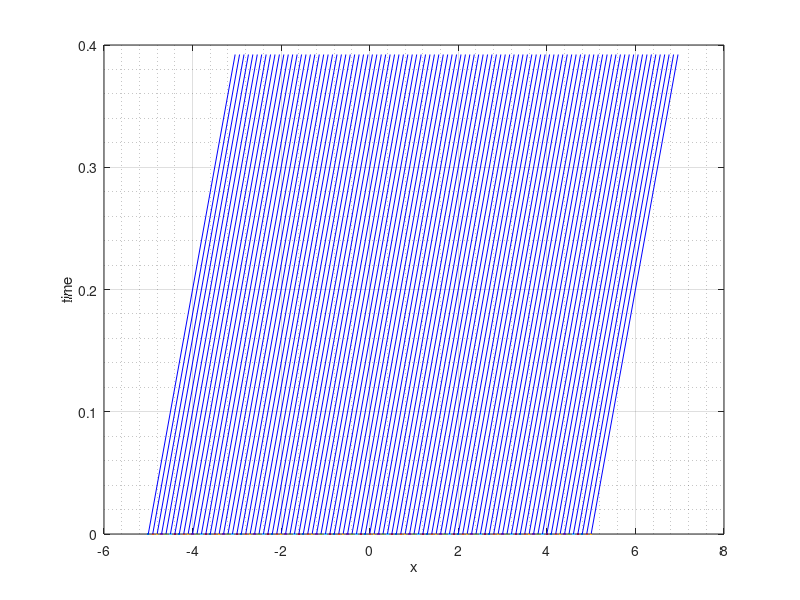
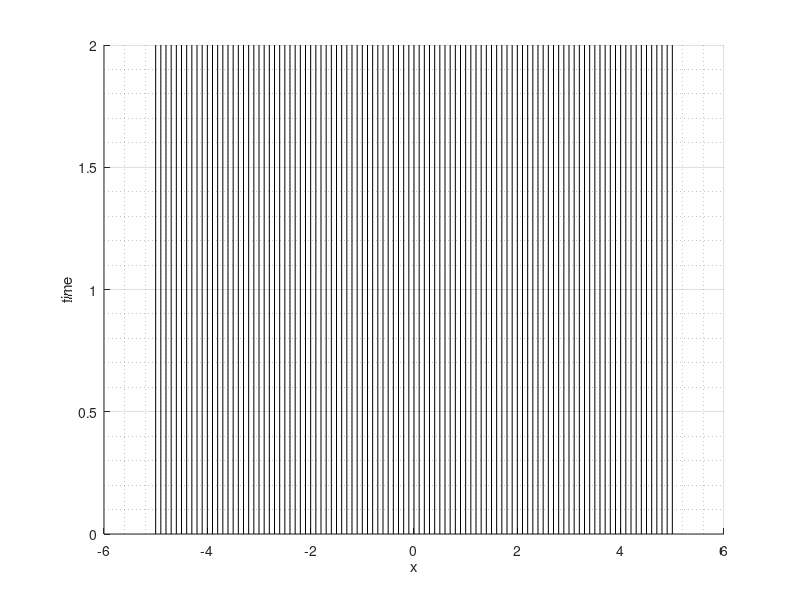

Reproduce these figures in MATLAB, in order. (Note: this script raises an error after producing the figures.)
% Program to calculate and plot slope and speed of sound transition with
% respect to time
% Function poly2string.m is required in order to print vector in polynomial
% form

clc;
clear all;
close all;
u=input('Enter co-eficient of polynomial = ');
%u=[0.5 0 0]
a=polyder(u);
NX=100;
x=-5:10/NX:5;
slope_a(NX+1)=0;
slope_u(NX+1)=0;
y(NX+1)=0;
for i=1:NX+1;
    if x(i)<-1
        y(i)=-1;
    end
    if x(i)>=-1 && x(i)<=1
        y(i)=1;
    end
    if x(i)>1
        y(i)=-1;
    end
 %   if(mod(i,NX/20)==0)
        for j=1:length(a)
            slope_a(i)=slope_a(i) + a(j)*y(i) ^ (length(a)-j);
        end
        for j=1:length(u)
            slope_u(i)=slope_u(i)+u(j)*y(i)^(length(u)-j);
        end
 %   end
end
figure('Name','slope of u');
plot(x,0);
xlabel('x');
ylabel('time');
grid on;
grid minor
for i=1:NX+1
%    if(mod(i,NX/20)==0)
        u_theta=atan(slope_u(i));
        if u_theta<0
            line([x(i) x(i)-2*cos(u_theta+pi/2)],[0 2*sin(u_theta+pi/2)],'Color','g');
        elseif u_theta==0
            line([x(i) x(i)-2*cos(u_theta+pi/2)],[0 2*sin(u_theta+pi/2)],'Color','k');
        else
            line([x(i) x(i)-2*cos(u_theta+pi/2)],[0 2*sin(u_theta+pi/2)],'Color','b');
        end
%    end
end

figure('Name','slope of shock -> a');
xlabel('x');
ylabel('time');
cla
grid on;
grid minor
for i=1:NX+1
%    if(mod(i,NX/20)==0)
        a_theta=atan(slope_a(i));
        if a_theta<0
            line([x(i) x(i)-2*cos(a_theta+pi/2)],[0 2*sin(a_theta+pi/2)],'Color','g');
        elseif a_theta == 0
            line([x(i) x(i)-2*cos(a_theta+pi/2)],[0 2*sin(a_theta+pi/2)],'Color','k');
        else
            line([x(i) x(i)-2*cos(a_theta+pi/2)],[0 2*sin(a_theta+pi/2)],'Color','b');
        end
%    end
end
fprintf('Given Polynomial = ');
fprintf(poly2string(u));
fprintf('\nSpeed of sound = ');
fprintf(poly2string(a));
fprintf('\n');
